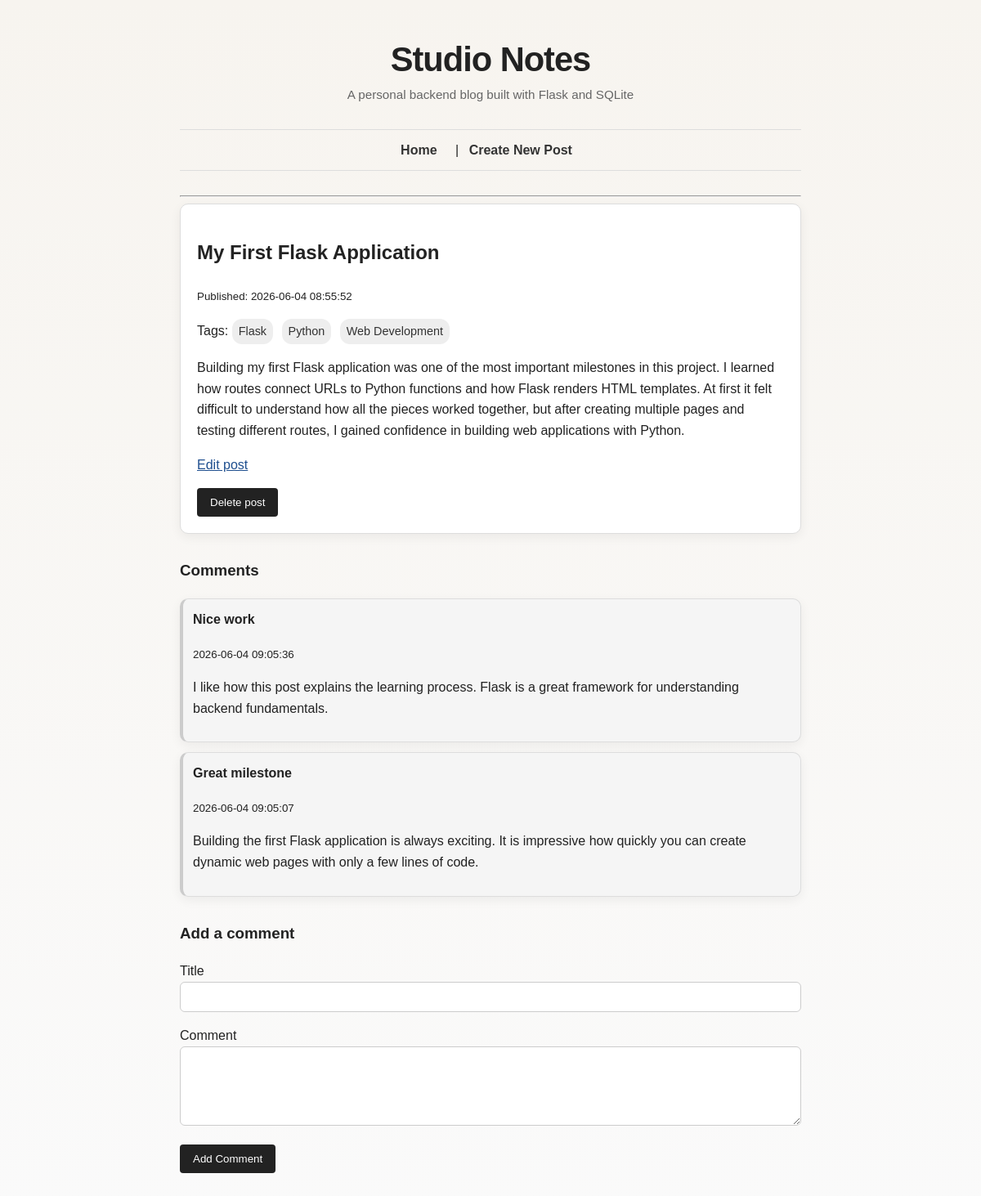
The app's page /posts/9 with its own data.
### tables this page shows
CREATE TABLE posts (
    id INTEGER PRIMARY KEY AUTOINCREMENT,
    title TEXT NOT NULL,
    body TEXT NOT NULL,
    created_at TEXT NOT NULL DEFAULT CURRENT_TIMESTAMP,
    updated_at TEXT
);

CREATE TABLE tags (
    id INTEGER PRIMARY KEY AUTOINCREMENT,
    name TEXT NOT NULL UNIQUE
);

CREATE TABLE comments (
    id INTEGER PRIMARY KEY AUTOINCREMENT,
    post_id INTEGER NOT NULL,
    title TEXT NOT NULL,
    body TEXT NOT NULL,
    created_at TEXT NOT NULL DEFAULT CURRENT_TIMESTAMP,
    FOREIGN KEY (post_id) REFERENCES posts (id)
);

### app.py (the view)
@app.route("/posts/<int:post_id>")
def show_post(post_id):
    post = database.get_post(post_id)
    if post is None:
        return render_template("post.html", post=None)
    comments = database.get_comments_for_post(post_id)
    tags = database.get_tags_for_post(post_id)
    return render_template(
        "post.html",
        post=post,
        comments=comments,
        tags=tags
    )

### database.py (called while the page is built)
def get_db_connection():
    connection = sqlite3.connect(DATABASE)
    connection.row_factory = sqlite3.Row
    return connection

def get_post(post_id):
    connection = get_db_connection()
    post = connection.execute(
        "SELECT * FROM posts WHERE id = ?",
        (post_id,)
    ).fetchone()
    connection.close()
    return post

def get_comments_for_post(post_id):
    connection = get_db_connection()
    comments = connection.execute(
        "SELECT * FROM comments WHERE post_id = ? ORDER BY created_at DESC",
        (post_id,)
    ).fetchall()
    connection.close()
    return comments

def get_tags_for_post(post_id):
    connection = get_db_connection()
    tags = connection.execute(
        """
        SELECT tags.*
        FROM tags
        JOIN post_tags ON tags.id = post_tags.tag_id
        WHERE post_tags.post_id = ?
        ORDER BY tags.name
        """,
        (post_id,)
    ).fetchall()
    connection.close()
    return tags

### templates/post.html (shortened to what this page needs)
{% extends "layout.html" %}
{% block content %}
{% if post %}
    <article>
        <h2>{{ post.title }}</h2>
        <p><small>Published: {{ post.created_at }}</small></p>
        {% if tags %}
            <p>
                Tags:
                {% for tag in tags %}
                    <a class="tag" href="/tags/{{ tag.name }}">{{ tag.name }}</a>
                {% endfor %}
            </p>
        {% endif %}
        <p>{{ post.body }}</p>
        <p>
            <a href="/posts/{{ post.id }}/edit">Edit post</a>
        </p>
        <form action="/posts/{{ post.id }}/delete" method="POST" onsubmit="return confirm('Are you sure you want to delete this post?');">
           <button type="submit">Delete post</button>
        </form>
    </article>
    <section>
        <h3>Comments</h3>
        {% if comments %}
            {% for comment in comments %}
                <article class="comment">
                   <h4>{{ comment.title }}</h4>
                   <p><small>{{ comment.created_at }}</small></p>
                   <p>{{ comment.body }}</p>
                </article>
            {% endfor %}
        {% else %}
            <p>No comments yet.</p>
        {% endif %}
    </section>
    <section>
        <h3>Add a comment</h3>
        <form action="/posts/{{ post.id }}/comments" method="POST">
            <p>
                <label for="title">Title</label><br>
                <input type="text" id="title" name="title">
            </p>
            <p>
                <label for="body">Comment</label><br>
                <textarea id="body" name="body" rows="5"></textarea>
            </p>
            <button type="submit">Add Comment</button>
        </form>
    </section>
{% else %}
    <p>Post not found.</p>
{% endif %}
{% endblock %}

### static/style.css (style rules this page uses)
body { font-family: Arial, sans-serif; max-width: 760px; margin: 40px auto; padding: 0 20px; line-height: 1.6; background-color: #fafafa; color: #222; }
article { background: white; padding: 20px; margin-bottom: 20px; border: 1px solid #ddd; }
input, textarea { width: 100%; padding: 10px; box-sizing: border-box; }
button { padding: 10px 16px; cursor: pointer; }
a { color: #1f4f8f; }
button { border: none; background-color: #222; color: white; border-radius: 4px; }
.tag { display: inline-block; background-color: #eeeeee; color: #333; padding: 4px 8px; margin-right: 6px; border-radius: 12px; font-size: 0.9rem; text-decoration: none; }
.comment { background-color: #f5f5f5; border-left: 4px solid #cccccc; padding: 12px; margin-bottom: 12px; }
.comment h4 { margin-top: 0; margin-bottom: 4px; }
body { background: linear-gradient(180deg, #f7f4ef 0%, #fafafa 100%); }
article { border-radius: 10px; box-shadow: 0 4px 14px rgba(0, 0, 0, 0.06); }
input, textarea { border: 1px solid #ccc; border-radius: 6px; font-family: inherit; }
button { transition: background-color 0.2s ease; }
section { margin-top: 30px; }

### records on screen
posts: title "My First Flask Application", created_at "2026-06-04 08:55:52", body "Building my first Flask application was one of the most important milestones in this project. I learned how routes connect URLs to Python functions and how Flask renders HTML templates. At first it felt difficult to understand how all the pieces worked together, but after creating multiple pages and testing different routes, I gained confidence in building web applications with Python."
tags: name "Flask"
tags: name "Python"
tags: name "Web Development"
comments: title "Nice work", created_at "2026-06-04 09:05:36", body "I like how this post explains the learning process. Flask is a great framework for understanding backend fundamentals."
comments: title "Great milestone", created_at "2026-06-04 09:05:07", body "Building the first Flask application is always exciting. It is impressive how quickly you can create dynamic web pages with only a few lines of code."
